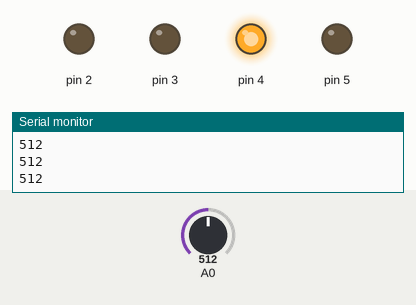
This sketch was run on a simulated Arduino Uno, built with avr-gcc and run on an emulated ATmega328P. Shown: output pins drawn as LEDs (lit = HIGH), the last lines printed to the serial monitor. The test bench sets the inputs (shaded band); at power-on: A0 = 512.

Above: at 1.2 s.
1.3 s: A0 set to 584
2.8 s: A0 set to 611
At 3.3 s:
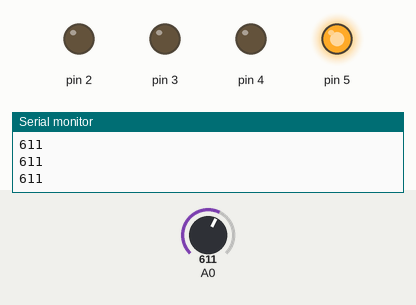
4.3 s: A0 set to 290
At 4.7 s:
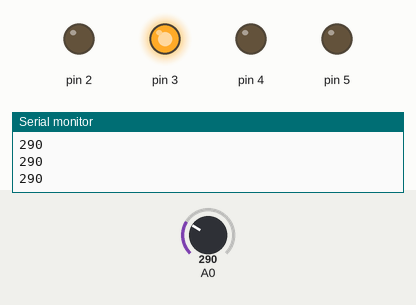
5.8 s: A0 set to 105
7.3 s: A0 set to 94
At 7.7 s:
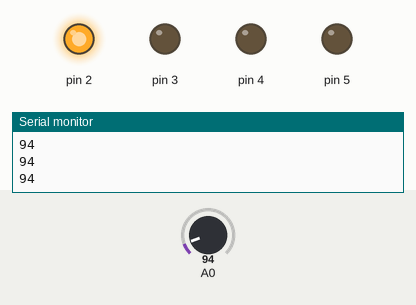
8.8 s: A0 set to 110
At 9.7 s:
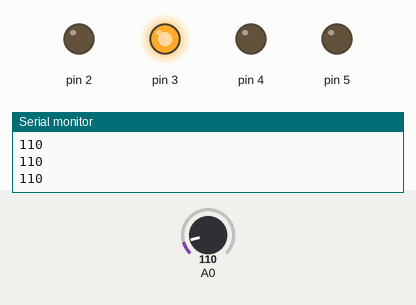
Timing chart, 0 to 11.3 s (numbered marks = the images above; inputs shaded):
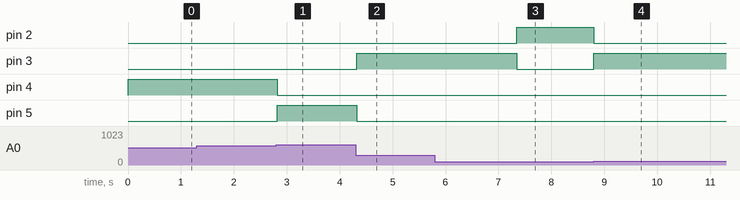

The sketch:

potenciometro_menuLED.ino
```cpp
void setup() {
  pinMode(2, OUTPUT);
  pinMode(3, OUTPUT);
  pinMode(4, OUTPUT);
  pinMode(5, OUTPUT);
  Serial.begin(9600);
}

void loop() {
  int lectura = analogRead(A0);
  Serial.println(lectura);

  if(lectura < 100){
    digitalWrite(2, HIGH);
    digitalWrite(3, LOW);
    digitalWrite(4, LOW);
    digitalWrite(5, LOW);
  }
  if(lectura > 100 && lectura < 300){
    digitalWrite(2, LOW);
    digitalWrite(3, HIGH);
    digitalWrite(4, LOW);
    digitalWrite(5, LOW);
  }
  if(lectura > 300 && lectura < 600){
    digitalWrite(2, LOW);
    digitalWrite(3, LOW);
    digitalWrite(4, HIGH);
    digitalWrite(5, LOW);
  }
  if(lectura > 600 && lectura < 900){
    digitalWrite(2, LOW);
    digitalWrite(3, LOW);
    digitalWrite(4, LOW);
    digitalWrite(5, HIGH);
  }
  delay(50);
}
```

Measured:
- the behaviour switches between 600 and 601 on A0 (found by bisection; images 0 and 1)
- the behaviour switches between 100 and 99 on A0 (found by bisection; images 2 and 3)
- after the input at 2.8 s, pin 4: HIGH → LOW at once; pin 5: LOW → HIGH at once
- after the input at 4.3 s, pin 3: LOW → HIGH at once; pin 5: HIGH → LOW at once
- after the input at 7.3 s, pin 2: LOW → HIGH at once; pin 3: HIGH → LOW at once
- after the input at 8.8 s, pin 2: HIGH → LOW at once; pin 3: LOW → HIGH at once
